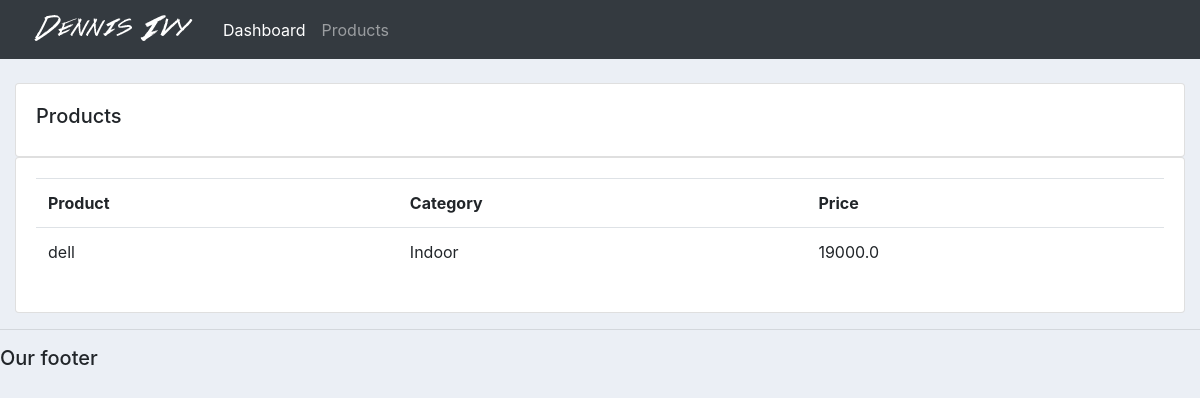
The page /products/ (signed in) on the database its author committed.
### accounts/models.py (models this page shows, shortened)
class Product(models.Model):
	CATEGORY = (
			('Indoor', 'Indoor'),
			('Out Door', 'Out Door'),
			)
	name = models.CharField(max_length=200, null=True)
	price = models.FloatField(null=True)
	category = models.CharField(max_length=200, null=True, choices=CATEGORY)
	description = models.CharField(max_length=200, null=True)
	date_created = models.DateTimeField(auto_now_add=True, null=True)

### accounts/views.py (the view)
# urls.py: path('products/', views.products),
@login_required(login_url='login')
def products(request):
	products = Product.objects.all()
	return render(request, 'accounts/products.html', {'products': products})

### accounts/templates/accounts/products.html
{%  extends 'accounts/main.html' %}
{% block content %}
		<br>
		<div class="row">
			<div class="col-md">
				<div class="card card-body">
					<h5>Products</h5>
				</div>
				<div class="card card-body">
					<table class="table">
						<tr>
							<th>Product</th>
							<th>Category</th>
							<th>Price</th>
						</tr>
						{% for product in products %}
							<tr>
								<td>{{product.name}}</td>
								<td>{{product.category}}</td>
								<td>{{product.price}}</td>
							</tr>
						{% endfor %}
					</table>
				</div>
			</div>
		</div>
{% endblock content %}

### static/css/main.css (style rules this page uses)
body { background-color: #ebeff5; }

### rows shown on the page
Product: name "dell", category "Indoor", price "19000.0"
